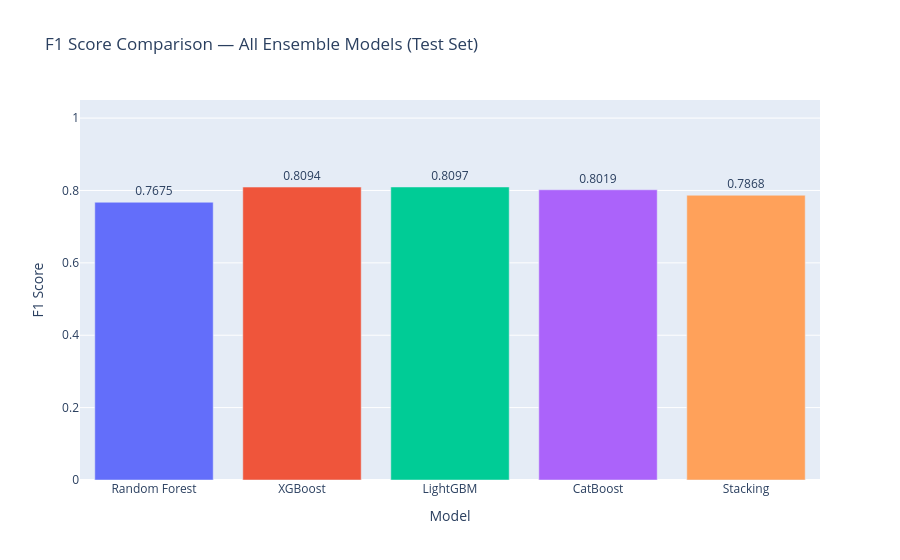

Write notebook code for a chart like this one.
### Code cell
fig = px.bar(res_df, x='Model', y='F1 Score', color='Model', text='F1 Score',
             title='F1 Score Comparison — All Ensemble Models (Test Set)')
fig.update_traces(texttemplate='%{text:.4f}', textposition='outside')
fig.update_layout(showlegend=False, yaxis=dict(range=[0,1.05]))
fig.show()

### Figure 1 — Plotly figure (JSON) as saved in the notebook; plotly's stock layout.template omitted (floating-point values rounded to 4 significant figures)
{"data": [{"hovertemplate": "Model=%{x}<br>F1 Score=%{text}<extra></extra>", "legendgroup": "Random Forest", "marker": {"color": "#636efa", "pattern": {"shape": ""}}, "name": "Random Forest", "orientation": "v", "showlegend": true, "text": [0.7675], "textposition": "outside", "texttemplate": "%{text:.4f}", "type": "bar", "x": ["Random Forest"], "xaxis": "x", "y": [0.7675], "yaxis": "y"}, {"hovertemplate": "Model=%{x}<br>F1 Score=%{text}<extra></extra>", "legendgroup": "XGBoost", "marker": {"color": "#EF553B", "pattern": {"shape": ""}}, "name": "XGBoost", "orientation": "v", "showlegend": true, "text": [0.8094], "textposition": "outside", "texttemplate": "%{text:.4f}", "type": "bar", "x": ["XGBoost"], "xaxis": "x", "y": [0.8094], "yaxis": "y"}, {"hovertemplate": "Model=%{x}<br>F1 Score=%{text}<extra></extra>", "legendgroup": "LightGBM", "marker": {"color": "#00cc96", "pattern": {"shape": ""}}, "name": "LightGBM", "orientation": "v", "showlegend": true, "text": [0.8097], "textposition": "outside", "texttemplate": "%{text:.4f}", "type": "bar", "x": ["LightGBM"], "xaxis": "x", "y": [0.8097], "yaxis": "y"}, {"hovertemplate": "Model=%{x}<br>F1 Score=%{text}<extra></extra>", "legendgroup": "CatBoost", "marker": {"color": "#ab63fa", "pattern": {"shape": ""}}, "name": "CatBoost", "orientation": "v", "showlegend": true, "text": [0.8019], "textposition": "outside", "texttemplate": "%{text:.4f}", "type": "bar", "x": ["CatBoost"], "xaxis": "x", "y": [0.8019], "yaxis": "y"}, {"hovertemplate": "Model=%{x}<br>F1 Score=%{text}<extra></extra>", "legendgroup": "Stacking", "marker": {"color": "#FFA15A", "pattern": {"shape": ""}}, "name": "Stacking", "orientation": "v", "showlegend": true, "text": [0.7868], "textposition": "outside", "texttemplate": "%{text:.4f}", "type": "bar", "x": ["Stacking"], "xaxis": "x", "y": [0.7868], "yaxis": "y"}], "layout": {"barmode": "relative", "legend": {"title": {"text": "Model"}, "tracegroupgap": 0}, "showlegend": false, "title": {"text": "F1 Score Comparison — All Ensemble Models (Test Set)"}, "xaxis": {"anchor": "y", "categoryarray": ["Random Forest", "XGBoost", "LightGBM", "CatBoost", "Stacking"], "categoryorder": "array", "domain": [0, 1], "title": {"text": "Model"}}, "yaxis": {"anchor": "x", "domain": [0, 1], "range": [0, 1.05], "title": {"text": "F1 Score"}}}}
